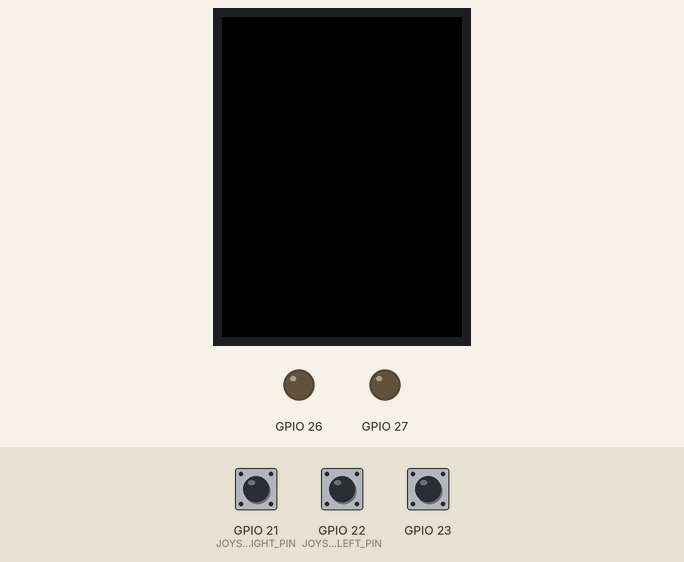
Bench run of a program on a simulated ESP32. Parts: 320×240 colour display, output pins drawn as LEDs (lit = HIGH). Inputs (shaded band) come from the test bench; at power-on: GPIO 23 HIGH, GPIO 21 (JOYSTICK_RIGHT_PIN) HIGH, GPIO 22 (JOYSTICK_LEFT_PIN) HIGH. Storage starts empty; what the program prints to the serial monitor is not drawn.

Above: at 3.4 s.
3.5 s: GPIO 23 pulled LOW for 0.15 s
At 4.6 s:
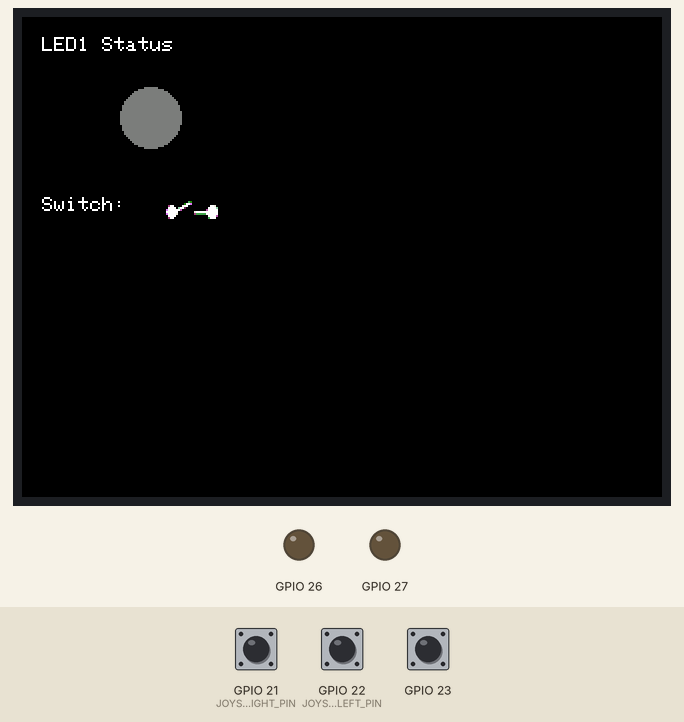
5.2 s: GPIO 23 pulled LOW for 3.2 s
Timing chart, 0 to 8.2 s (numbered marks = the images above; inputs shaded):
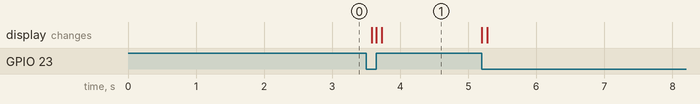

The program:

main.cpp
```cpp
// main.cpp
#include <Arduino.h>
#include "HardwareManager.h"
#include "WebServerManager.h"
#include "LCDManager.h"

const int SCREEN_WIDTH = 128;
const int SCREEN_HEIGHT = 128;
const int JOYSTICK_LEFT_PIN = 22;
const int JOYSTICK_RIGHT_PIN = 21;
const int JOYSTICK_UP_PIN = 4;
const int JOYSTICK_DOWN_PIN = 25;
const int BUTTON_PIN = 33;
const int LED1 = 26;
const int LED2 = 27;
const int Switch = 23;

// Create hardware, server, and LCD manager objects
HardwareManager hardwareManager(LED1, LED2, Switch);
WebServerManager webServerManager(&hardwareManager);
LCDManager lcdManager(&hardwareManager);

void setup() {
    Serial.begin(9600);

    if (!SPIFFS.begin(true)) {
        Serial.println("SPIFFS Mount Failed");
        return;
    }

    pinMode(JOYSTICK_LEFT_PIN, INPUT_PULLUP);
    pinMode(JOYSTICK_RIGHT_PIN, INPUT_PULLUP);
    pinMode(JOYSTICK_UP_PIN, INPUT_PULLUP);
    pinMode(JOYSTICK_DOWN_PIN, INPUT_PULLUP);
    pinMode(BUTTON_PIN, INPUT_PULLUP);

    hardwareManager.initialize();
    lcdManager.begin();

    webServerManager.begin("sensor-wifi", "sensorlab2017"); // Start the web server
}

void loop() {
    // Check for joystick inputs to switch between screens
    if (digitalRead(JOYSTICK_LEFT_PIN) == LOW) {
        lcdManager.nextScreen();
        delay(300);  // Debounce delay
    }
    if (digitalRead(JOYSTICK_RIGHT_PIN) == LOW) {
        lcdManager.nextScreen();
        delay(300);  // Debounce delay
    }

    // Update LCD based on hardware state
    lcdManager.update();

    // Web server is handled asynchronously; no need for explicit calls
}
```

Measured:
- after the input at 3.5 s, the display: first changes after 0.08 s (image 1 shows a later state)
